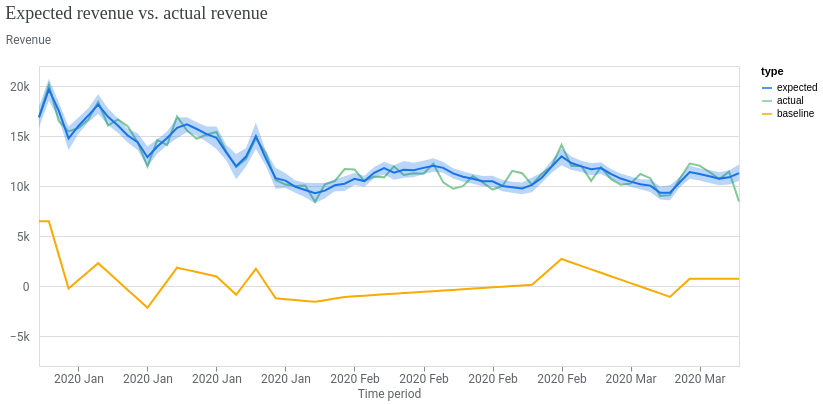

Write notebook code for a chart like this one.
### Markdown cell above
2\. Assess the model's fit by comparing the expected sales against the actual sales.

### Code cell
model_fit = visualizer.ModelFit(mmm)
model_fit.plot_model_fit()

### Figure 1 — Vega-Lite specification as saved in the notebook (floating-point values rounded to 4 significant figures; data arrays with more than 128 entries replaced by an {"elided": "..."} marker saying what was removed)
{"config": {"view": {"continuousWidth": 300, "continuousHeight": 300}, "axis": {"labelColor": "#5F6368", "labelFont": "Roboto", "labelFontSize": 12, "titleColor": "#5F6368", "titleFont": "Roboto", "titleFontSize": 12, "titleFontWeight": "normal"}}, "layer": [{"mark": {"type": "line"}, "encoding": {"color": {"field": "type", "scale": {"domain": ["expected", "actual", "baseline"], "range": ["#1A73E8", "#81C995", "#F9AB00"]}, "type": "nominal"}, "x": {"axis": {"domainColor": "#DADCE0", "format": "%Y %b", "grid": false, "tickCount": 8}, "field": "time", "title": "Time period", "type": "temporal"}, "y": {"axis": {"domain": false, "labelExpr": "replace(format(datum.value, '.3~s'), 'G', 'B')", "labelPadding": 10, "tickCount": 5, "ticks": false, "titleAlign": "left", "titleAngle": 0, "titleY": -20}, "field": "mean", "title": "Revenue", "type": "quantitative"}}}, {"mark": {"type": "rule", "opacity": 0}, "encoding": {"opacity": {"condition": {"param": "param_1", "value": 0.3, "empty": false}, "value": 0}, "tooltip": [{"field": "time", "title": "Time period", "type": "temporal"}, {"field": "expected", "format": ",.0f", "title": "Expected", "type": "quantitative"}, {"field": "actual", "format": ",.0f", "title": "Actual", "type": "quantitative"}, {"field": "baseline", "format": ",.0f", "title": "Baseline", "type": "quantitative"}], "x": {"field": "time", "type": "temporal"}}, "name": "view_1", "transform": [{"pivot": "type", "value": "mean", "groupby": ["time"]}]}, {"mark": {"type": "circle", "filled": false, "size": 36}, "encoding": {"color": {"field": "type", "legend": null, "scale": {"domain": ["expected", "actual", "baseline"], "range": ["#1A73E8", "#81C995", "#F9AB00"]}, "type": "nominal"}, "opacity": {"condition": {"param": "param_1", "value": 1, "empty": false}, "value": 0}, "x": {"field": "time", "type": "temporal"}, "y": {"field": "mean", "type": "quantitative"}}}, {"mark": {"type": "area", "opacity": 0.3}, "encoding": {"color": {"field": "type", "legend": null, "scale": {"domain": ["expected"], "range": ["#1A73E8"]}, "type": "nominal"}, "x": {"field": "time", "type": "temporal"}, "y": {"field": "ci_hi", "type": "quantitative"}, "y2": {"field": "ci_lo"}}}], "data": {"name": "data-881d29b98a8297087ce824eff3797c53"}, "params": [{"name": "param_1", "select": {"type": "point", "clear": "pointerout", "fields": ["time"], "nearest": true, "on": "pointerover"}, "views": ["view_1"]}], "resolve": {"scale": {"color": "independent"}}, "title": {"text": "Expected revenue vs. actual revenue", "anchor": "start", "color": "#3C4043", "font": "Google Sans Display", "fontSize": 18, "fontWeight": "normal", "offset": 10}, "width": 700, "$schema": "https://vega.github.io/schema/vega-lite/v5.20.1.json", "datasets": {"data-881d29b98a8297087ce824eff3797c53": {"elided": "216 records"}}}
